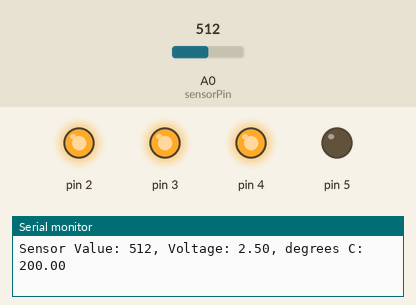
This sketch was run on a simulated Arduino Uno, built with avr-gcc and run on an emulated ATmega328P. Parts: output pins drawn as LEDs (lit = HIGH), the last lines printed to the serial monitor. The test bench sets the inputs (shaded band); at power-on: A0 (sensorPin) = 512.

Above: at 1.2 s.
1.3 s: A0 (sensorPin) set to 169
4.3 s: A0 (sensorPin) set to 155
At 5.7 s:
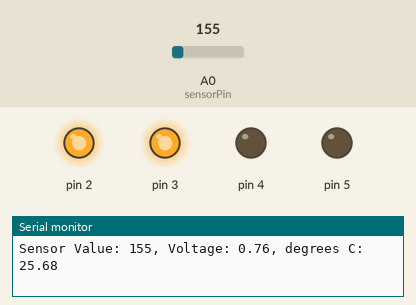
6.0 s: A0 (sensorPin) set to 122
At 7.2 s:
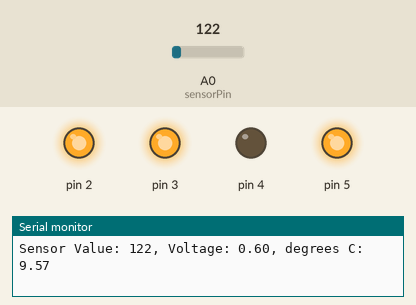
7.5 s: A0 (sensorPin) set to 306
At 8.7 s:
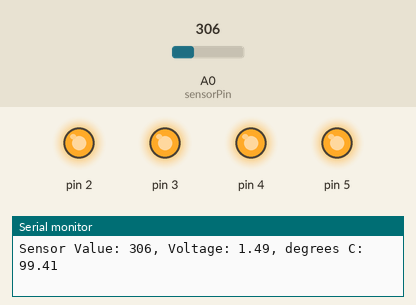
Timing chart, 0 to 10.0 s (numbered marks = the images above; inputs shaded):
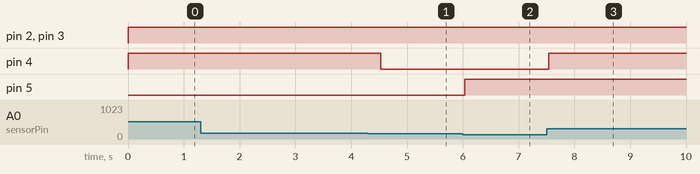

Measured:
- the behaviour switches between 156 and 155 on A0 (sensorPin) (found by bisection; images 0 and 1)
- after the input at 4.3 s, pin 4: HIGH → LOW after 0.23 s
- after the input at 6.0 s, pin 5: LOW → HIGH at once
- after the input at 7.5 s, pin 4: LOW → HIGH at once

The sketch:

03-love-o-meter.ino
```cpp
/*
Project 03: Love-O-Meter

measure how hot-blooded you are.
*/

/*
temperature input: @int {sensorPin}
          - specified: -40C to +125C
          - scale factor: 10mV / +-1C
          - offset from 0C: 500mV
          - sensor value: 0-1023
*/
const int sensorPin = A0;

const float baselineTemp = 20.0;        // baseline temperature (degrees celsius)

void setup() {
  Serial.begin(9600);                   // open serial port to view analog input

  for (int pinNumber = 2; pinNumber < 6; pinNumber++) {
    pinMode(pinNumber, OUTPUT);         // set LED pins to output
    digitalWrite(pinNumber, LOW);       // initial LED state is off
  }
}

void loop() {
  // get current sensor value representing voltage:
  int sensorValue = analogRead(sensorPin);

  // send sensor value to computer:
  Serial.print("Sensor Value: ");
  Serial.print(sensorValue);

  /*
  convert sensor reading value to voltage:
            - formula:
              (sensor value / sensor range) * voltage range
  */
  float voltage = (sensorValue/1024.0) * 5.0;
  // send measured voltage(V) to computer:
  Serial.print(", Voltage: ");
  Serial.print(voltage);

  /*
  convert voltage to temperature:
            - 0.10V at -40C
            - 0.50V at 0C
            - 0.51V at +1C
            - formula:
              (voltage - offset) * scaling factor
  */
  float temperature = (voltage - 0.5) * 100;
  // send temperature(C) to computer:
  Serial.print(", degrees C: ");
  Serial.println(temperature);

  // set LEDs according to temperature:
  if (temperature < baselineTemp - 2) {
    digitalWrite(5, HIGH);
  } else if (temperature < baselineTemp + 2) {
    digitalWrite(2, LOW);
    digitalWrite(3, LOW);
    digitalWrite(4, LOW);
    digitalWrite(5, LOW);
  } else if (temperature >= baselineTemp + 2  && temperature < baselineTemp + 4) {
    digitalWrite(2, HIGH);
    digitalWrite(3, LOW);
    digitalWrite(4, LOW);
  } else if (temperature >= baselineTemp + 4 && temperature < baselineTemp + 6) {
    digitalWrite(2, HIGH);
    digitalWrite(3, HIGH);
    digitalWrite(4, LOW);
  } else if (temperature >= baselineTemp + 6) {
    digitalWrite(2, HIGH);
    digitalWrite(3, HIGH);
    digitalWrite(4, HIGH);
  }
  delay(250);
}
```
